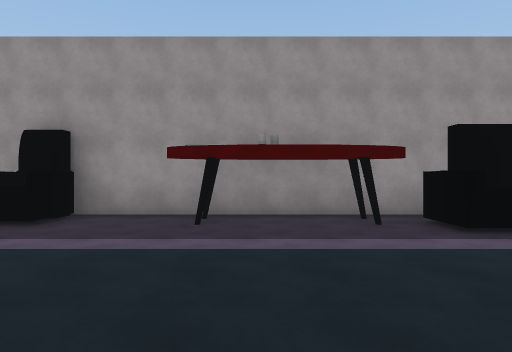
view 1 (above)

24 first-person views from a walk through a Unity game level. The camera is 1.5 m above the floor, looks level and sees 75° across. The floor is counted in squares, 2 m on a side. Each view is taken from the middle of a square. On the plan, view 1 faces up. The plan holds only what a view shows up to about 11 squares ahead; the rest is blank. The place goes on beyond the plan. Surface patterns are stand-ins for the level's own textures.

view 2
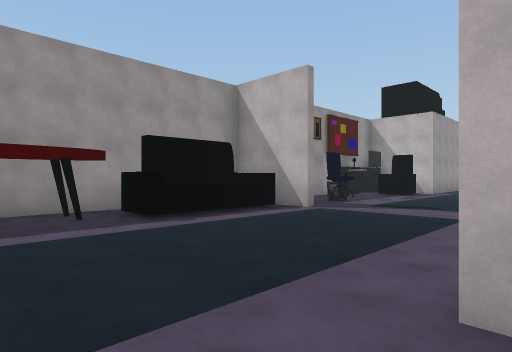

view 3
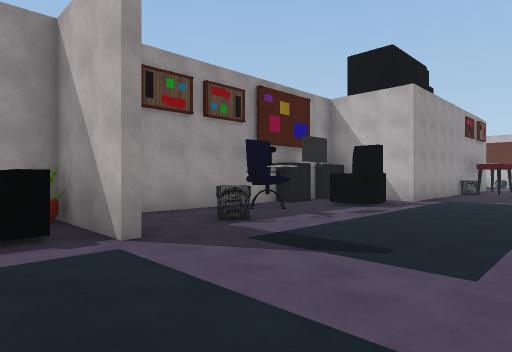

view 4
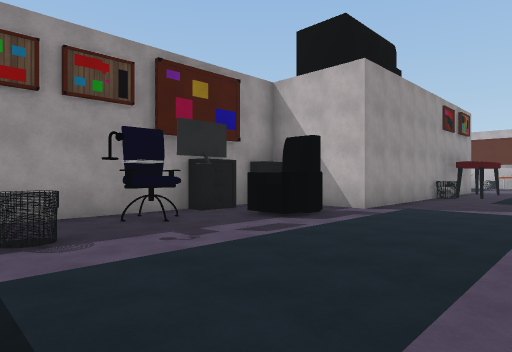

view 5
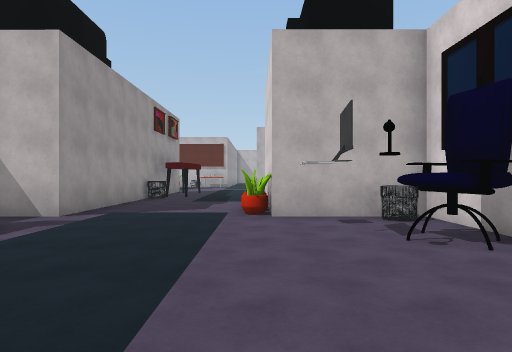

view 6
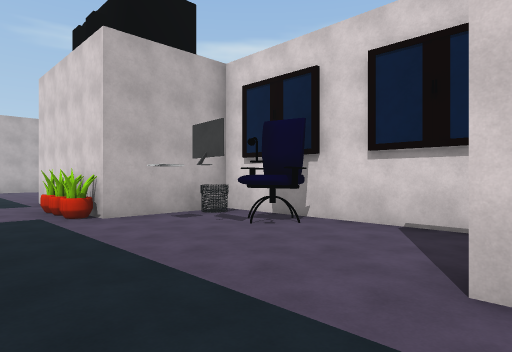

view 7
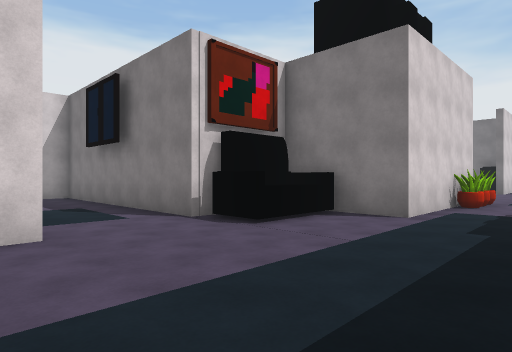

view 8
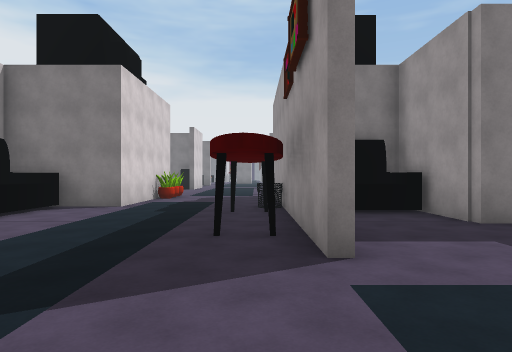

view 9
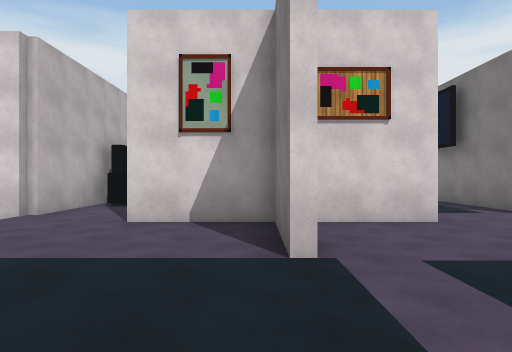

view 10
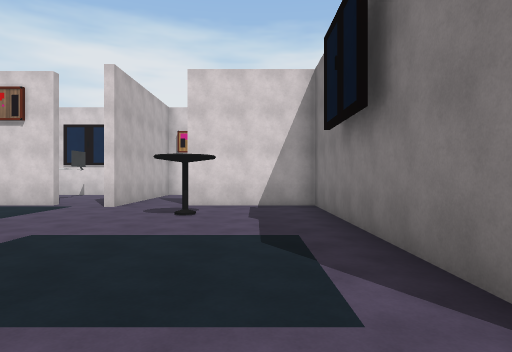

view 11
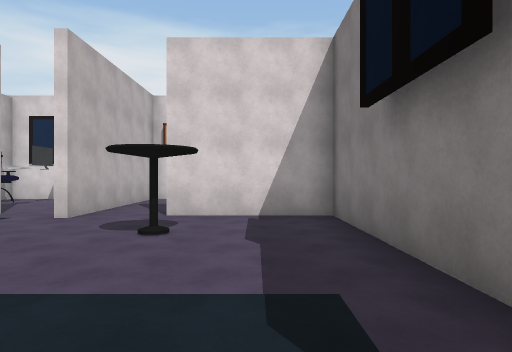

view 12
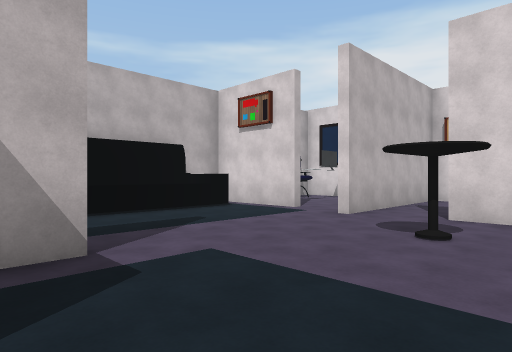

view 13
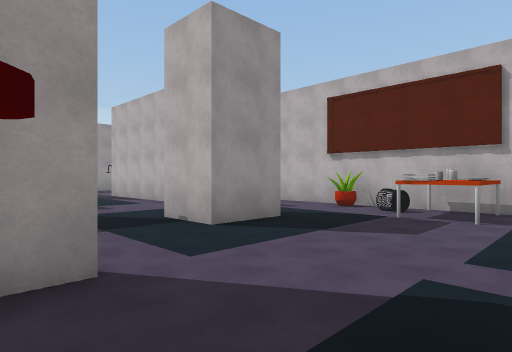

view 14
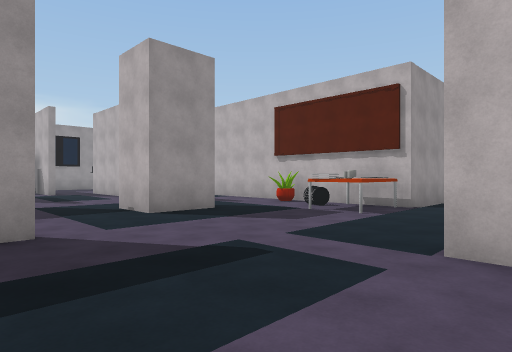

view 15
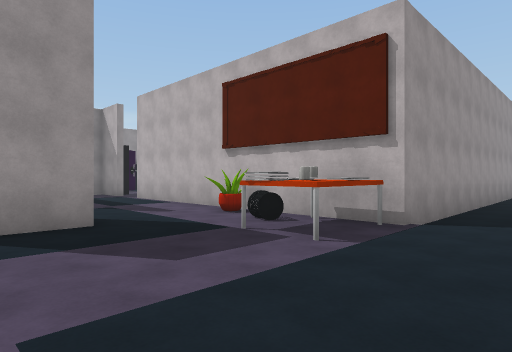

view 16
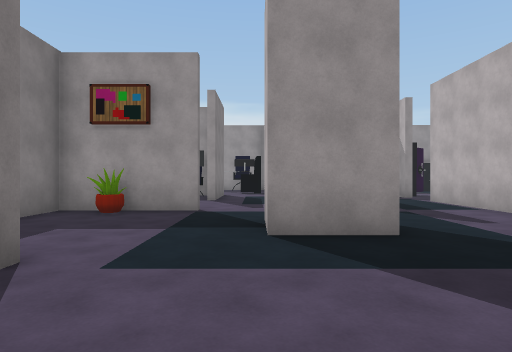

view 17
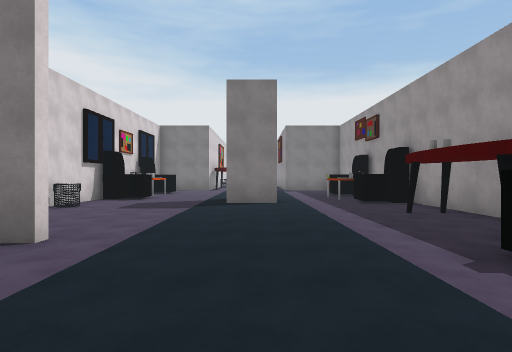

view 18
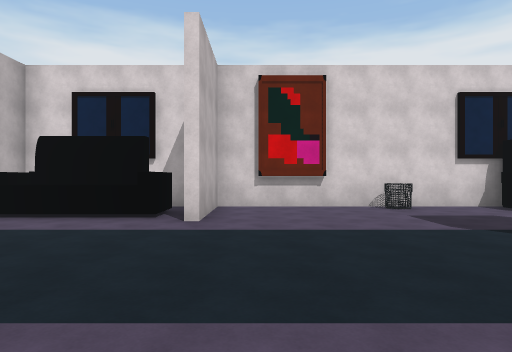

view 19
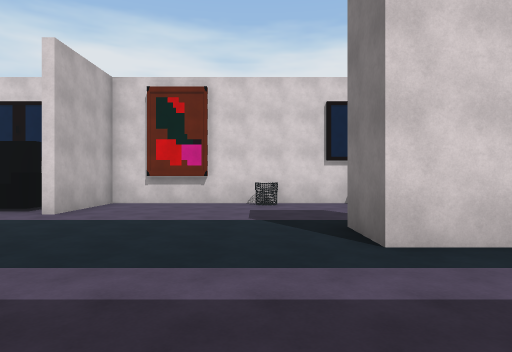

view 20
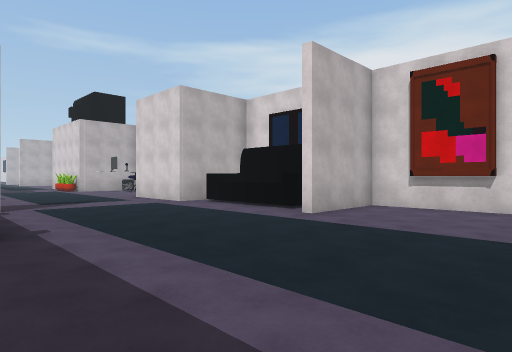

view 21
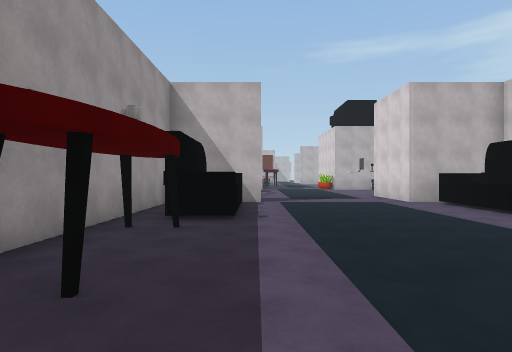

view 22
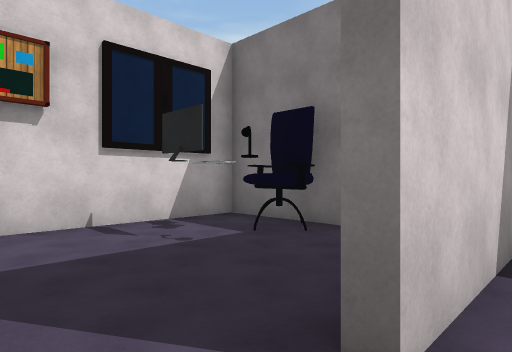

view 23
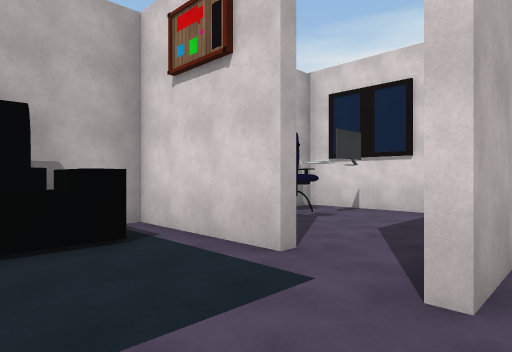

view 24
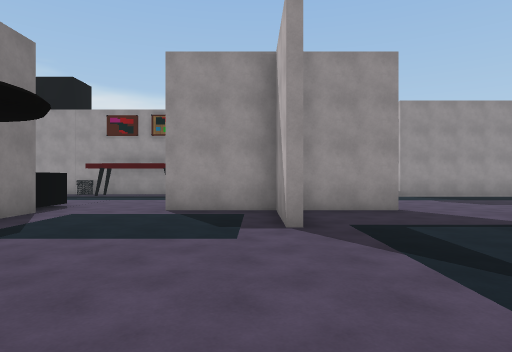

### Floor plan
Points are (right, up) in squares from view 1. A wall is a line through its corners. A room is listed if a view was taken in it or the views show most of it. See-through windows are left out.
Room 1 (views 1, 2, 3, 4, 5, 6, 7, 8, 9, 10, 11, 12, 13, 14, 15, 16, 17, 18, 19, 20, 21, 22, 23, 24)
walls: (17.6, -0.4) (19.9, -0.4) (19.9, -3); (14.2, 6.5) (13.8, 6.5); (21.9, -3.2) (22.5, -3.2) (22.5, -10.5) (25.8, -10.5); (12.4, 6.5) (8.1, 6.5); (10.1, -3.2) (15.2, -3.2) (15.2, -0.4); (25, 3.7) (15.2, 3.7) (15.2, 4.9); (25, -2.5) (27, -2.5); (22.7, 8.2) (22.7, 6.5) (20.1, 6.5); (27.4, -0.6) (27.4, 0); (27.7, 0) (27.7, -2.5) (30.1, -2.5); (6.6, 3.8) (6.6, 6.5) (-5, 6.5); (6.6, -1.9) (6.6, -0.4) (9.6, -0.4); (27.5, -2.7) (25, -2.7); (25.8, 8.2) (24.5, 8.2); (27.4, -5.2) (27.4, -2.5); (28.9, 5.1) (27.1, 5.1) (27.1, 6.6); (30.1, -2.7) (28, -2.7); (2.2, -0.5) (2.2, -1); (29.2, 10.1) (29.2, 11.4); (31.2, -5.4) (31.8, -5.4); (33.5, 2) (32.2, 2) (32.2, 10.9); (29.1, -10.5) (32.2, -10.5) (32.2, -9.1); (32.2, -6.5) (32.2, -3.4); (30.6, -9.6) (30.6, -6.1); (31.5, -9.1) (31.5, -6.4); (-0.8, -3) (1, -3); (-4.6, 2.6) (-3.3, 2.6) (-3.3, 1.1); (-5.1, -3.2) (1.9, -3.2) (1.9, -0.5)
ways out: opening at (26.5, -11) to room 2; opening at (29, -11); gap at (-5, 2)
objects: armchair (-5, -2); other object (-5, 5); armchair (-4, 5) to (-4, 6); bin (-2, -3); other object (-1, 6); other object (2, 6); other object (3, -2) to (6, -1); other object (3, 5) to (6, 6); other object (6, 6); bin (9, 4); chair (11, 5); chair (13, -2); armchair (13, 4) to (14, 4); table (13, 6); bin (15, -2); other object (15, 0); other object (16, 0); other object (17, 0); bin (20, 3); armchair (20, 5) to (21, 6); armchair (21, -3) to (22, -2); other object (21, 3); other object (24, 3); other object (24, 8); table (25, -8); table (31, 3); bin (31, 4); other object (31, 5) to (32, 6); other object (32, 3)
Room 2 (no view inside)
walls: (22.5, -12.6) (22.5, -15.2) (27.4, -15.2); (27.4, -14.8) (27.4, -10)
ways out: opening at (26.5, -11) to room 1
objects: chair (23, -13)

Where each view was taken, in squares from view 1:
view 1: 0 up, 0 right, facing up
view 2: 1 down, 0 right, facing up-right
view 3: 0 up, 5 right, facing up-right
view 4: 0 up, 8 right, facing up-right
view 5: 0 up, 9 right, facing right
view 6: 2 up, 9 right, facing down-right
view 7: 2 up, 26 right, facing down-left
view 8: 3 up, 28 right, facing left
view 9: 3 up, 28 right, facing down
view 10: 2 down, 24 right, facing down
view 11: 4 down, 24 right, facing down
view 12: 4 down, 24 right, facing down-right
view 13: 1 up, 24 right, facing up-right
view 14: 1 down, 24 right, facing up-right
view 15: 0 up, 27 right, facing up-right
view 16: 1 up, 27 right, facing up
view 17: 2 up, 6 right, facing left
view 18: 5 up, 1 right, facing down
view 19: 6 up, 2 left, facing down
view 20: 5 up, 2 left, facing down-right
view 21: 4 up, 3 left, facing right
view 22: 10 down, 27 right, facing down-left
view 23: 8 down, 27 right, facing down-right
view 24: 10 down, 27 right, facing up
